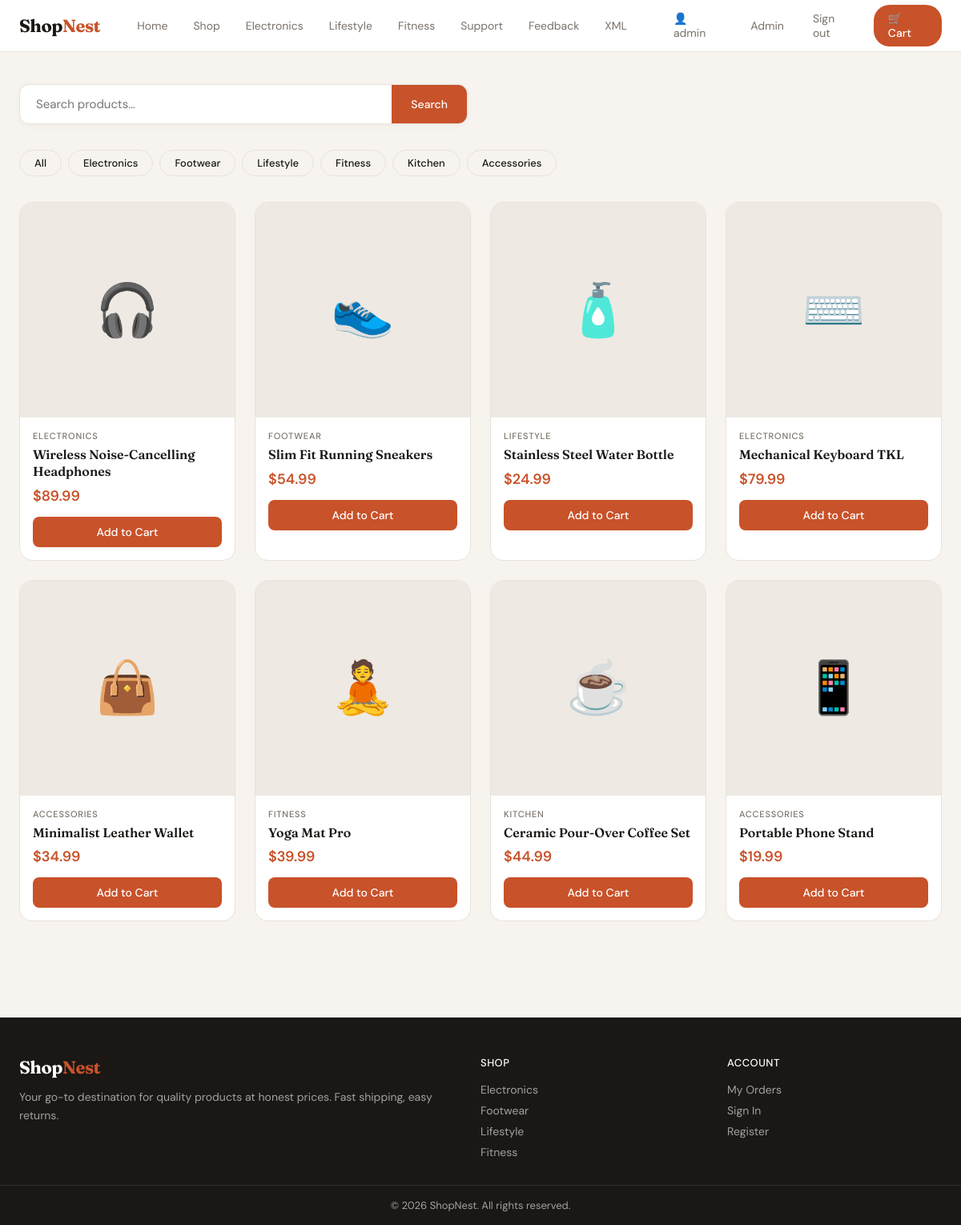
The page /products/index.php (signed in) on the database its author committed.
### tables this page shows
CREATE TABLE products (
        id INTEGER PRIMARY KEY AUTOINCREMENT,
        name TEXT,
        description TEXT,
        price REAL,
        category TEXT,
        image TEXT,
        stock INTEGER DEFAULT 100
    );

### products/index.php (the view, shortened to what this page needs)
<?php
require_once __DIR__ . '/../layout.php';
$icons = [
    'headphones' => '🎧', 'sneakers' => '👟', 'bottle' => '🧴',
    'keyboard' => '⌨️', 'wallet' => '👜', 'yogamat' => '🧘',
    'coffee' => '☕', 'stand' => '📱'
];
$q = $_GET['q'] ?? '';
$category = $_GET['category'] ?? '';
if ($q !== '') {
    $products = $db->query("SELECT * FROM products WHERE name LIKE '%$q%' OR description LIKE '%$q%'")->fetchAll(PDO::FETCH_ASSOC);
} elseif ($category !== '') {
    $products = $db->query("SELECT * FROM products WHERE category = '$category'")->fetchAll(PDO::FETCH_ASSOC);
} else {
    $products = $db->query("SELECT * FROM products")->fetchAll(PDO::FETCH_ASSOC);
}
?>
<main>
    <section style="margin-bottom:32px;">
        <form action="/products" method="GET" class="search-bar" style="max-width:560px;">
            <input type="text" name="q" value="<?= $q  ?>" placeholder="Search products…">
            <button type="submit">Search</button>
        </form>
    </section>
    <div style="display:flex;gap:8px;flex-wrap:wrap;margin-bottom:32px;">
        <a href="/products" class="btn btn-outline" style="padding:7px 18px;font-size:13px;border-radius:20px;">All</a>
        <?php foreach (['Electronics','Footwear','Lifestyle','Fitness','Kitchen','Accessories'] as $cat): ?>
        <a href="/products?category=<?= urlencode($cat) ?>"
           class="btn btn-outline"
           style="padding:7px 18px;font-size:13px;border-radius:20px;<?= $category === $cat ? 'background:var(--accent);color:#fff;border-color:var(--accent);' : '' ?>">
            <?= $cat ?>
        </a>
        <?php endforeach; ?>
    </div>
    <?php if (empty($products)): ?>
    <div style="text-align:center;padding:80px 0;color:var(--muted);">
        <div style="font-size:48px;margin-bottom:16px;">🔍</div>
        <h3 style="font-family:'Fraunces',serif;margin-bottom:8px;">No products found</h3>
        <p>Try a different search term or browse all products.</p>
    </div>
    <?php else: ?>
    <div class="product-grid">
        <?php foreach ($products as $p): ?>
        <div class="product-card">
            <a href="/product?id=<?= $p['id'] ?>">
                <div class="product-img"><?= $icons[$p['image']] ?? '📦' ?></div>
            </a>
            <div class="product-body">
                <div class="product-category"><?= htmlspecialchars($p['category']) ?></div>
                <div class="product-name">
                    <a href="/product?id=<?= $p['id'] ?>"><?= htmlspecialchars($p['name']) ?></a>
                </div>
                <div class="product-price">$<?= number_format($p['price'], 2) ?></div>
                <form method="POST" action="/cart">
                    <button type="submit" class="btn btn-primary">Add to Cart</button>
                </form>
            </div>
        </div>
        <?php endforeach; ?>
    </div>
    <?php endif; ?>
</main>

### layout.php (style rules this page uses)
*, *::before, *::after { box-sizing: border-box; margin: 0; padding: 0; }
:root { --bg: #F7F4EF; --surface: #FFFFFF; --border: #E8E2D9; --text: #1A1714; --muted: #7A7168; --accent: #C8522A; --accent-hover: #A8421F; --accent-light: #F5EDE8; --success: #2D6A4F; --tag-bg: #EEE9E2; }
body { font-family: 'DM Sans', sans-serif; background: var(--bg); color: var(--text); min-height: 100vh; font-size: 15px; }
a { color: inherit; text-decoration: none; }
main { max-width: 1200px; margin: 0 auto; padding: 40px 24px; }
.search-bar { display: flex; gap: 0; background: var(--surface); border: 1px solid var(--border); border-radius: 12px; overflow: hidden; box-shadow: 0 2px 8px rgba(0,0,0,.04); }
.search-bar input { flex: 1; padding: 14px 20px; border: none; outline: none; font-family: 'DM Sans', sans-serif; font-size: 15px; background: transparent; color: var(--text); }
.search-bar button { padding: 14px 24px; background: var(--accent); border: none; cursor: pointer; color: #fff; font-size: 14px; font-weight: 500; font-family: 'DM Sans', sans-serif; transition: background .15s; }
.product-grid { display: grid; grid-template-columns: repeat(auto-fill, minmax(260px, 1fr)); gap: 24px; }
.product-card { background: var(--surface); border: 1px solid var(--border); border-radius: 16px; overflow: hidden; transition: box-shadow .2s, transform .2s; }
.product-img { width: 100%; aspect-ratio: 1; background: var(--tag-bg); display: flex; align-items: center; justify-content: center; font-size: 64px; }
.product-body { padding: 16px; }
.product-category { font-size: 11px; font-weight: 500; color: var(--muted); text-transform: uppercase; letter-spacing: .8px; margin-bottom: 6px; }
.product-name { font-family: 'Fraunces', serif; font-size: 16px; font-weight: 600; line-height: 1.3; margin-bottom: 8px; }
.product-price { font-size: 18px; font-weight: 600; color: var(--accent); margin-bottom: 14px; }
.btn { display: inline-block; padding: 10px 20px; border-radius: 8px; font-size: 14px; font-weight: 500; cursor: pointer; border: none; font-family: 'DM Sans', sans-serif; transition: all .15s; }
.btn-primary { background: var(--accent); color: #fff; width: 100%; text-align: center; }
.btn-outline { background: transparent; border: 1px solid var(--border); color: var(--text); }

### rows shown on the page
products: image "🎧", category "ELECTRONICS", name "Wireless Noise-Cancelling Headphones", price "89.99"
products: image "👟", category "FOOTWEAR", name "Slim Fit Running Sneakers", price "54.99"
products: image "🧴", category "LIFESTYLE", name "Stainless Steel Water Bottle", price "24.99"
products: image "⌨️", category "ELECTRONICS", name "Mechanical Keyboard TKL", price "79.99"
products: image "👜", category "ACCESSORIES", name "Minimalist Leather Wallet", price "34.99"
products: image "🧘", category "FITNESS", name "Yoga Mat Pro", price "39.99"
products: image "☕", category "KITCHEN", name "Ceramic Pour-Over Coffee Set", price "44.99"
products: image "📱", category "ACCESSORIES", name "Portable Phone Stand", price "19.99"

### other values the page prints
$user "admin"
$cat "Electronics"
$cat "Footwear"
$cat "Lifestyle"
$cat "Fitness"
$cat "Kitchen"
$cat "Accessories"
